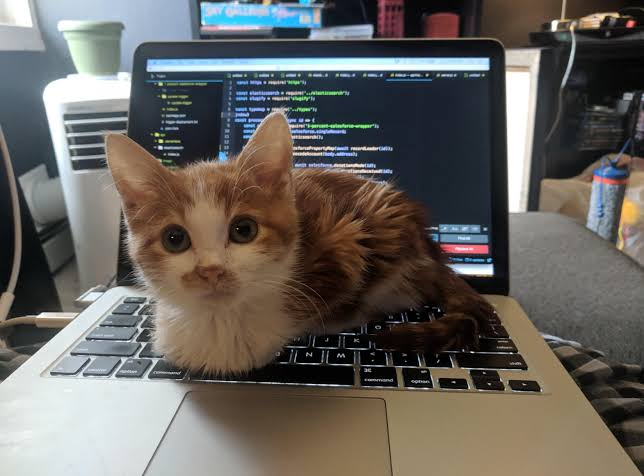
#> input picture pillow/test.png, 644 x 476 px
$ python pillow_lib.py
#> lines starting #> are read from the running program, lines starting #| are printed output that depends on the picture
import os

from PIL import Image

input_path = 'test.png'
output_path_bw = 'output_test_bw.png'
output_path_resized = 'output_test_resized.png'
output_path_rotated = 'output_test_rotated.png'

if not os.path.exists(input_path):
    print(f"Ошибка: Файл '{input_path}' не найден!")
else:
    print("Обработка изображения...")
    img = Image.open(input_path)
#> img is the input picture: PIL image 644x476 RGBA; mean R, G, B, A 103.2, 99.3, 94.4, 255

    # Черно-белый режим (Градации серого)
    bw_img = img.convert('L')
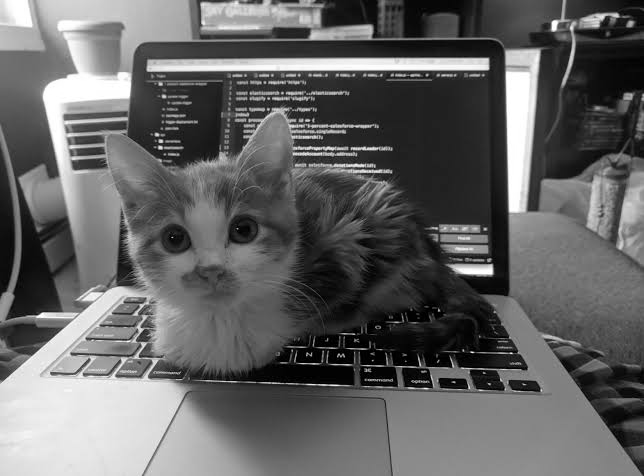
#> bw_img: PIL image 644x476 L; min 0, max 255, mean 99.9
    bw_img.save(output_path_bw)
    print(f"1. Ч/Б сохранено: {output_path_bw}")

    # Изменение размера
    resized_img = img.resize((300, 150))
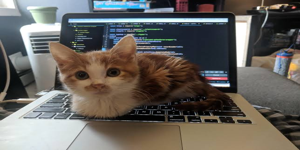
#> resized_img: PIL image 300x150 RGBA; mean R, G, B, A 103.2, 99.3, 94.3, 255
    resized_img.save(output_path_resized)
    print(f"2. Ресайз сохранен: {output_path_resized}")

    # Поворот ---
    rotated_img = img.rotate(90)
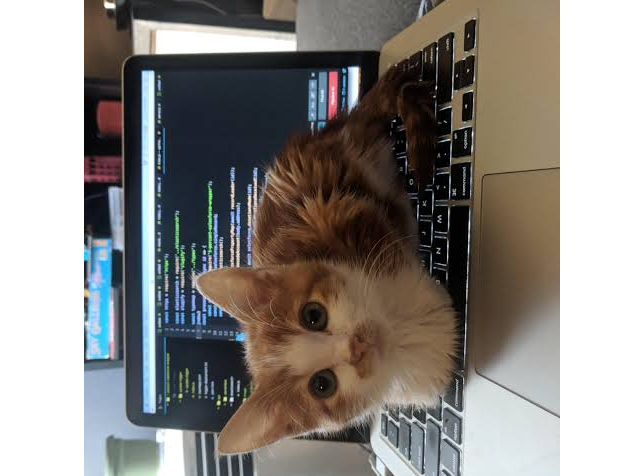
#> rotated_img: PIL image 644x476 RGBA; mean R, G, B, A 73.8, 69.7, 65.6, 188.5; transparent parts drawn white
    rotated_img.save(output_path_rotated)
    print(f"3. Поворот сохранен: {output_path_rotated}")

    print("Вся обработка завершена!")
